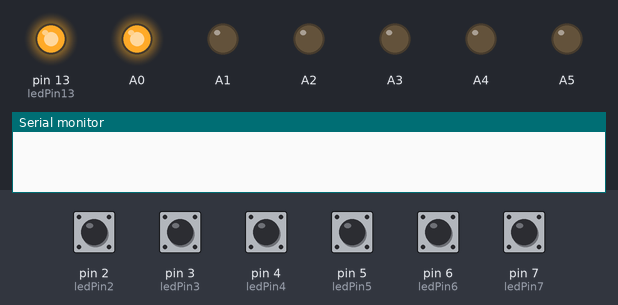
This sketch was run on a simulated Arduino Uno, built with avr-gcc and run on an emulated ATmega328P. On the bench: output pins drawn as LEDs (lit = HIGH), the last lines printed to the serial monitor. The inputs (shaded band) are chosen by the test bench; at power-on: pin 2 (ledPin2), pin 3 (ledPin3), pin 4 (ledPin4), pin 5 (ledPin5), pin 6 (ledPin6), pin 7 (ledPin7) HIGH.

Above: at 0.2 s.
At 1.2 s:
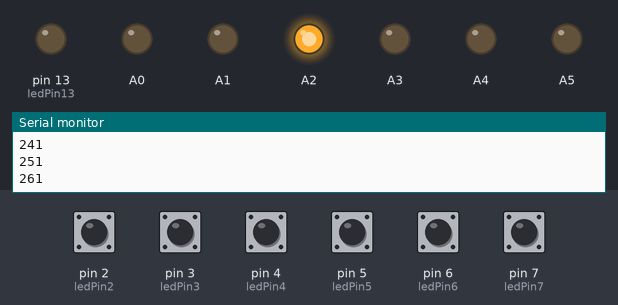
At 1.7 s:
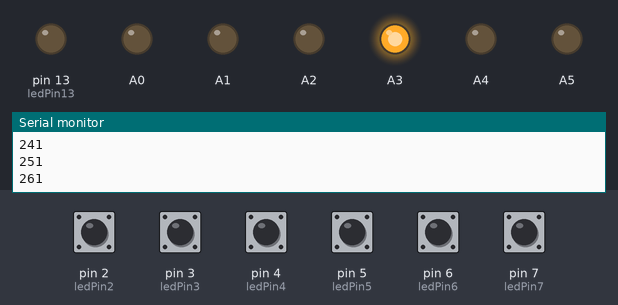
At 2.2 s:
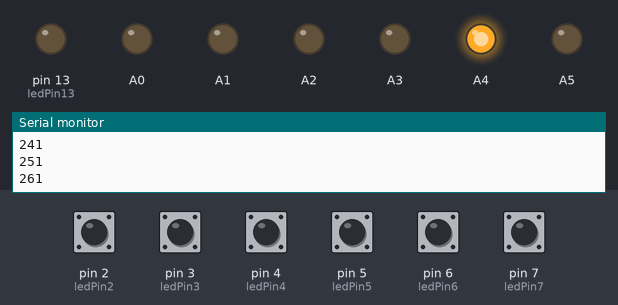
At 3.7 s:
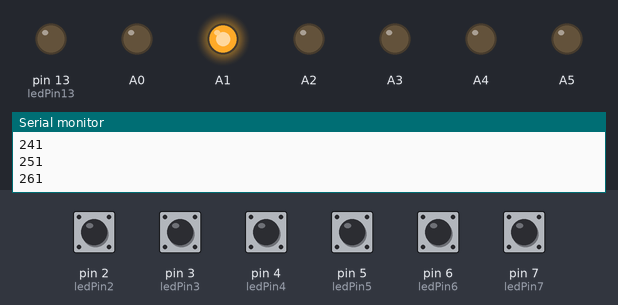
At 5.7 s:
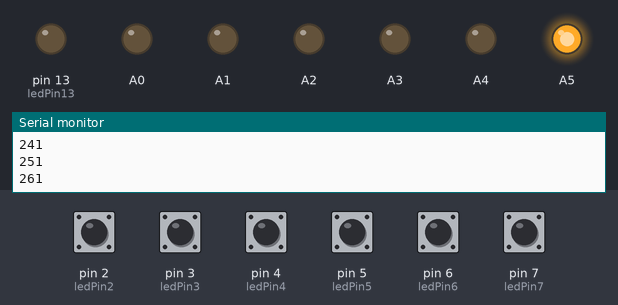
Timing chart, 0 to 6.9 s (numbered marks = the images above):
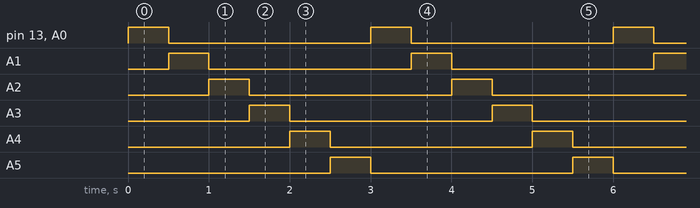

Measured:
- by itself, pin 13 (ledPin13), A0–5: alternates HIGH for 0.50 s and LOW for 2.5 s
- by itself, everything shown: repeats every 3.0 s, in 7 steps

The sketch:

iskra10a.ino
```cpp
int ledPin13 = 13;
int ledPin7 = 7;
int ledPin6 = 6;
int ledPin5 = 5;
int ledPin4 = 4;
int ledPin3 = 3;
int ledPin2 = 2;


int val2;
int val3;
int val4;
int val5;
int val6;
int val7;


int bb2 = 0;
int bb3 = 0;
int bb4 = 0;
int bb5 = 0;
int bb6 = 0;
int bb7 = 0;


int b2b2 = 0;
int b2b3 = 0;
int b2b4 = 0;
int b2b5 = 0;
int b2b6 = 0;
int b2b7 = 0;

int tt=500;

int incomingByte;      // a variable to read incoming serial data into


void setup() {
  // initialize serial communication:
  Serial.begin(115200);
  // initialize the LED pin as an output:
  //pinMode(ledPin, OUTPUT);
  pinMode(A0, OUTPUT);
  pinMode(A1, OUTPUT);
  pinMode(A2, OUTPUT);
  pinMode(A3, OUTPUT);
  pinMode(A4, OUTPUT);
  pinMode(A5, OUTPUT);


  pinMode(ledPin13, OUTPUT);

  pinMode(ledPin7, INPUT);
  pinMode(ledPin6, INPUT);
  pinMode(ledPin5, INPUT);
  pinMode(ledPin4, INPUT);
  pinMode(ledPin3, INPUT);
  pinMode(ledPin2, INPUT);

}

// the loop function runs over and over again forever
void loop() {
  digitalWrite(13, HIGH);   // turn the LED on (HIGH is the voltage level)
  digitalWrite(2, HIGH);
  digitalWrite(3, HIGH);
  digitalWrite(4, HIGH);
  digitalWrite(5, HIGH);
  digitalWrite(6, HIGH);
  digitalWrite(7, HIGH);


  digitalWrite(A0, HIGH);
  delay(tt);


  val2 = digitalRead(2);
  if (val2 == 0)  {
   if (bb2 == 1)  {
    Serial.print("11");
    Serial.print(val2);
    Serial.println();
    bb2 = 0;
    }  }
   else if (bb2 == 0)  {
    Serial.print("11");
    Serial.print(val2);
    Serial.println();
    bb2 = 1;
    }

  val3 = digitalRead(3);
  if (val3 == 0)  {
   if (bb3 == 1)  {
    Serial.print("12");
    Serial.print(val3);
    Serial.println();
    bb3 = 0;
    }  }
   else if (bb3 == 0)  {
    Serial.print("12");
    Serial.print(val3);
    Serial.println();
    bb3 = 1;
    }

  val4 = digitalRead(4);
  if (val4 == 0)  {
   if (bb4 == 1)  {
    Serial.print("13");
    Serial.print(val4);
    Serial.println();
    bb4 = 0;
    }  }
   else if (bb4 == 0)  {
    Serial.print("13");
    Serial.print(val4);
    Serial.println();
    bb4 = 1;
    }

  val5 = digitalRead(5);
  if (val5 == 0)  {
   if (bb5 == 1)  {
    Serial.print("14");
    Serial.print(val5);
    Serial.println();
    bb5 = 0;
    }  }
   else if (bb5 == 0)  {
    Serial.print("14");
    Serial.print(val5);
    Serial.println();
    bb5 = 1;
    }

  val6 = digitalRead(6);
  if (val6 == 0)  {
   if (bb6 == 1)  {
    Serial.print("15");
    Serial.print(val6);
    Serial.println();
    bb6 = 0;
    }  }
   else if (bb6 == 0)  {
    Serial.print("15");
    Serial.print(val6);
    Serial.println();
    bb6 = 1;
    }

  val7 = digitalRead(7);
  if (val7 == 0)  {
   if (bb7 == 1)  {
    Serial.print("16");
    Serial.print(val7);
    Serial.println();
    bb7 = 0;
    }  }
   else if (bb7 == 0)  {
    Serial.print("16");
    Serial.print(val7);
    Serial.println();
    bb7 = 1;
    }

  digitalWrite(13, LOW);
  digitalWrite(A0, LOW);
///////////////////////////////////////////////////////////////////////
  digitalWrite(A1, HIGH);
  delay(tt);

val2 = digitalRead(2);
  if (val2 == 0)  {
   if (b2b2 == 1)  {
    Serial.print("21");
    Serial.print(val2);
    Serial.println();
    b2b2 = 0;
    }  }
   else if (b2b2 == 0)  {
    Serial.print("21");
    Serial.print(val2);
    Serial.println();
    b2b2 = 1;
    }

  val3 = digitalRead(3);
  if (val3 == 0)  {
   if (b2b3 == 1)  {
    Serial.print("22");
    Serial.print(val3);
    Serial.println();
    b2b3 = 0;
    }  }
   else if (b2b3 == 0)  {
    Serial.print("22");
    Serial.print(val3);
    Serial.println();
    b2b3 = 1;
    }

  val4 = digitalRead(4);
  if (val4 == 0)  {
   if (b2b4 == 1)  {
    Serial.print("23");
    Serial.print(val4);
    Serial.println();
    b2b4 = 0;
    }  }
   else if (b2b4 == 0)  {
    Serial.print("23");
    Serial.print(val4);
    Serial.println();
    b2b4 = 1;
    }

  val5 = digitalRead(5);
  if (val5 == 0)  {
   if (b2b5 == 1)  {
    Serial.print("24");
    Serial.print(val5);
    Serial.println();
    b2b5 = 0;
    }  }
   else if (b2b5 == 0)  {
    Serial.print("24");
    Serial.print(val5);
    Serial.println();
    b2b5 = 1;
    }

  val6 = digitalRead(6);
  if (val6 == 0)  {
   if (b2b6 == 1)  {
    Serial.print("25");
    Serial.print(val6);
    Serial.println();
    b2b6 = 0;
    }  }
   else if (b2b6 == 0)  {
    Serial.print("25");
    Serial.print(val6);
    Serial.println();
    b2b6 = 1;
    }

  val7 = digitalRead(7);
  if (val7 == 0)  {
   if (b2b7 == 1)  {
    Serial.print("26");
    Serial.print(val7);
    Serial.println();
    b2b7 = 0;
    }  }
   else if (b2b7 == 0)  {
    Serial.print("26");
    Serial.print(val7);
    Serial.println();
    b2b7 = 1;
    }


  digitalWrite(A1, LOW);
  //////////////////////////////////
  digitalWrite(A2, HIGH);
  delay(tt);


  digitalWrite(A2, LOW);
  //////////////////////////////////
  digitalWrite(A3, HIGH);
  delay(tt);


  digitalWrite(A3, LOW);
  //////////////////////////////////
  digitalWrite(A4, HIGH);
  delay(tt);


  digitalWrite(A4, LOW);
  //////////////////////////////////
  digitalWrite(A5, HIGH);
  delay(tt);


  digitalWrite(A5, LOW);


if (Serial.available() > 0) {
   incomingByte = Serial.read();

   if (incomingByte == 'a'){

Serial.print(val2);
Serial.print(val3);
Serial.print(val4);
Serial.print(val5);
Serial.print(val6);
Serial.print(val7);


Serial.println();

}
if (incomingByte == 'q'){

val2 = 0;
val3 = 0;
val4 = 0;
val5 = 0;
val6 = 0;
val7 = 0;

bb2 = 0;
bb3 = 0;
bb4 = 0;
bb5 = 0;
bb6 = 0;
bb7 = 0;

}

}


}
```
